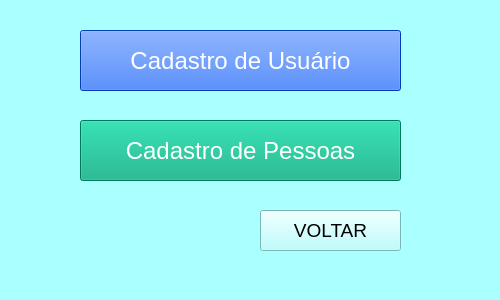
<?xml version="1.0" encoding="UTF-8"?>
<ui version="4.0">
 <class>mainWindow</class>
 <widget class="QMainWindow" name="mainWindow">
  <property name="geometry">
   <rect>
    <x>0</x>
    <y>0</y>
    <width>500</width>
    <height>300</height>
   </rect>
  </property>
  <property name="windowTitle">
   <string>Tela Principal</string>
  </property>
  <property name="styleSheet">
   <string notr="true">background-color: rgb(170, 255, 255);</string>
  </property>
  <widget class="QWidget" name="centralwidget">
   <widget class="QPushButton" name="btnCadUser">
    <property name="geometry">
     <rect>
      <x>80</x>
      <y>30</y>
      <width>321</width>
      <height>61</height>
     </rect>
    </property>
    <property name="font">
     <font>
      <family>Arial</family>
      <pointsize>18</pointsize>
     </font>
    </property>
    <property name="styleSheet">
     <string notr="true">background-color: rgb(0, 85, 255);
color: rgb(255, 255, 255);</string>
    </property>
    <property name="text">
     <string>Cadastro de Usuário</string>
    </property>
   </widget>
   <widget class="QPushButton" name="btnCadPessoa">
    <property name="geometry">
     <rect>
      <x>80</x>
      <y>120</y>
      <width>321</width>
      <height>61</height>
     </rect>
    </property>
    <property name="font">
     <font>
      <family>Arial</family>
      <pointsize>18</pointsize>
     </font>
    </property>
    <property name="styleSheet">
     <string notr="true">color: rgb(255, 255, 255);
background-color: rgb(0, 170, 127);</string>
    </property>
    <property name="text">
     <string>Cadastro de Pessoas</string>
    </property>
   </widget>
   <widget class="QPushButton" name="btnVoltar">
    <property name="geometry">
     <rect>
      <x>260</x>
      <y>210</y>
      <width>141</width>
      <height>41</height>
     </rect>
    </property>
    <property name="font">
     <font>
      <family>Arial</family>
      <pointsize>14</pointsize>
     </font>
    </property>
    <property name="text">
     <string>VOLTAR</string>
    </property>
   </widget>
  </widget>
  <widget class="QStatusBar" name="statusbar"/>
 </widget>
 <resources/>
 <connections/>
</ui>
